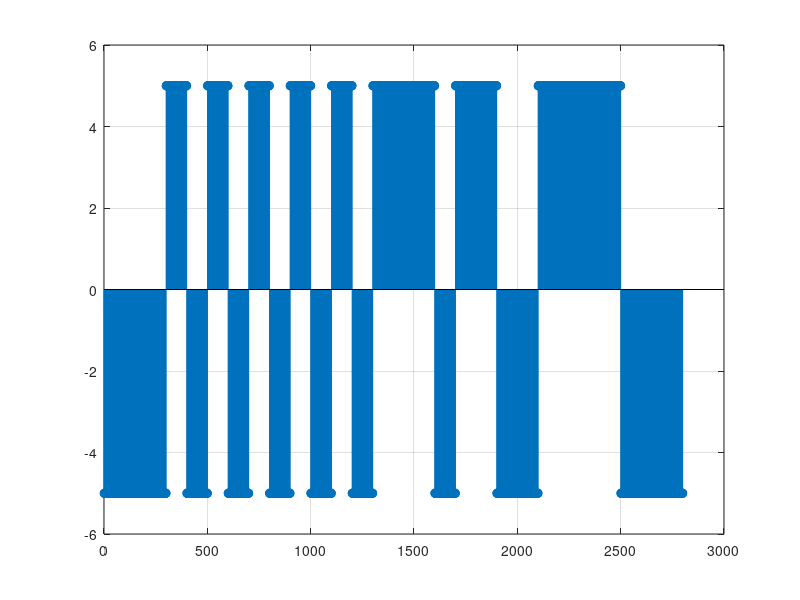

MATLAB code to generate this figure:
X=[0 0 0 1 0 1 0 1 0 1 0 1 0 1 1 1 0 1 1 0 0 1 1 1 1 0 0 0];
i = 1;
for x = 1:length(X)
    if X(x) == 1
        encode(i:i+99) = 5;
    else 
        if X(x) == 0
            encode(i:i+99) = -5;
        end
    end
    i = i+100;
end
length(encode())
stem(encode());
grid on
